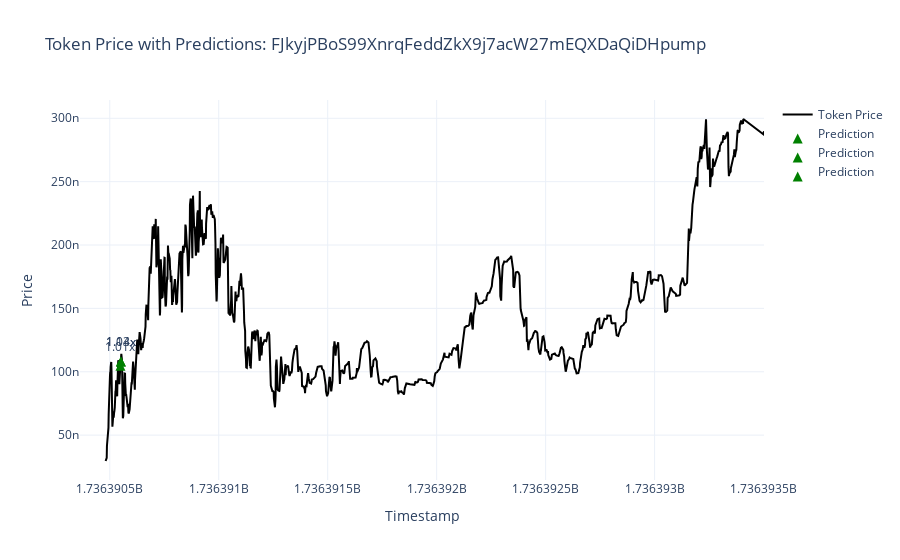

Write notebook code for a chart like this one.
### Code cell
token_address = "FJkyjPBoS99XnrqFeddZkX9j7acW27mEQXDaQiDHpump"
bucket_pred_map = test_tokens_real[token_address]
plot_predictions_on_price_graph(token_address, bucket_pred_map, min_abs_pred_size=min_abs_pred_size)

### Figure 1 — Plotly figure (JSON) as saved in the notebook; plotly's stock layout.template omitted (floating-point values rounded to 4 significant figures; data arrays with more than 128 entries replaced by an {"elided": "..."} marker saying what was removed)
{"data": [{"line": {"color": "black"}, "mode": "lines", "name": "Token Price", "type": "scatter", "x": {"elided": "1267 int values"}, "y": {"elided": "1267 float values"}}, {"marker": {"color": "green", "size": 10, "symbol": "arrow-up"}, "mode": "markers+text", "name": "Prediction", "text": ["1.01x"], "textposition": "top center", "type": "scatter", "x": [1736390549], "y": [1.087e-07]}, {"marker": {"color": "green", "size": 10, "symbol": "arrow-up"}, "mode": "markers+text", "name": "Prediction", "text": ["1.04x"], "textposition": "top center", "type": "scatter", "x": [1736390551], "y": [1.12e-07]}, {"marker": {"color": "green", "size": 10, "symbol": "arrow-up"}, "mode": "markers+text", "name": "Prediction", "text": ["1.13x"], "textposition": "top center", "type": "scatter", "x": [1736390551], "y": [1.12e-07]}], "layout": {"hovermode": "x unified", "title": {"text": "Token Price with Predictions: FJkyjPBoS99XnrqFeddZkX9j7acW27mEQXDaQiDHpump"}, "xaxis": {"title": {"text": "Timestamp"}}, "yaxis": {"title": {"text": "Price"}}}}
